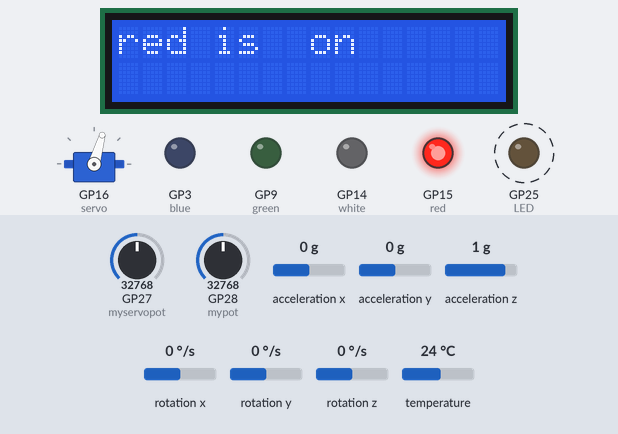
A program run on a simulated Raspberry Pi Pico running MicroPython. On the bench: 16×2 character LCD, servo, output pins drawn as LEDs (lit = HIGH). Dashed ring = blinking. The test bench sets the inputs (shaded band); at power-on: GP28 (mypot) = 32768, GP27 (myservopot) = 32768, acceleration x 0 g, acceleration y 0 g, acceleration z 1 g, rotation x 0 °/s, rotation y 0 °/s, rotation z 0 °/s, temperature 24 °C (analog values on the 0–65535 scale). Servo angles are drawn from the pulse width (0.5 ms = 0°, 2.5 ms = 180°).

Above: at 3.2 s.
3.3 s: GP28 (mypot) set to 31584
At 4.0 s:
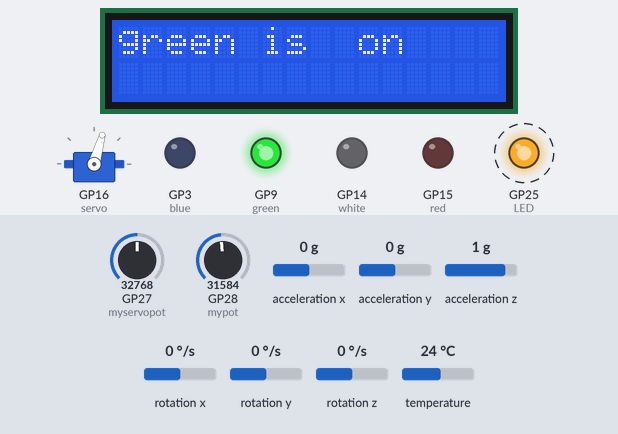
6.3 s: GP28 (mypot) set to 16976
8.1 s: GP28 (mypot) set to 15568
At 9.1 s:
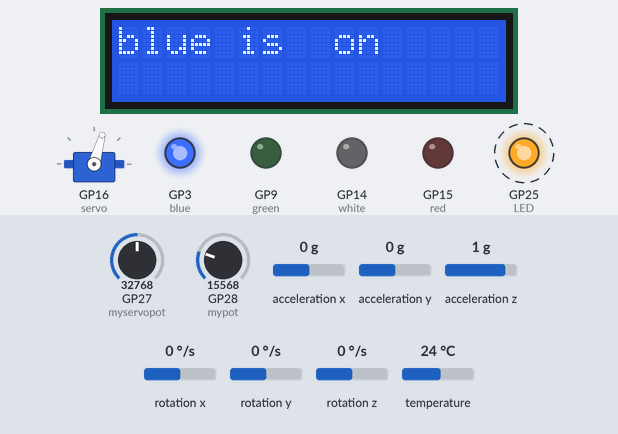
11.1 s: GP28 (mypot) set to 63568
At 12.1 s:
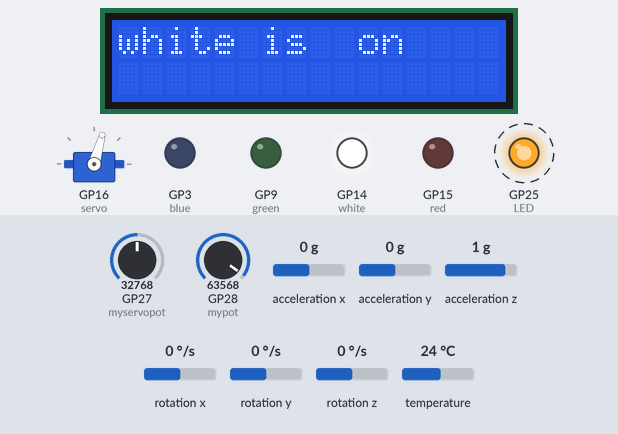
14.1 s: GP27 (myservopot) set to 45874
At 15.2 s:
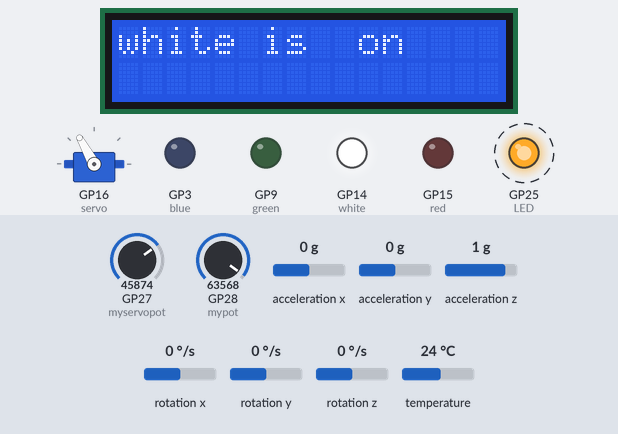
17.1 s: GP27 (myservopot) set to 63568
At 18.3 s:
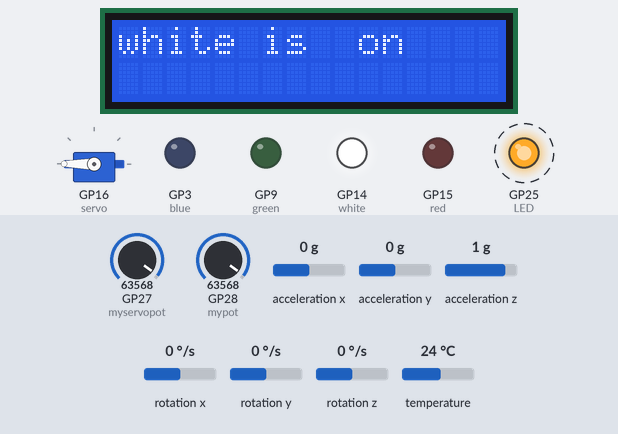
Timing chart, 0 to 21.1 s (numbered marks = the images above; inputs shaded):
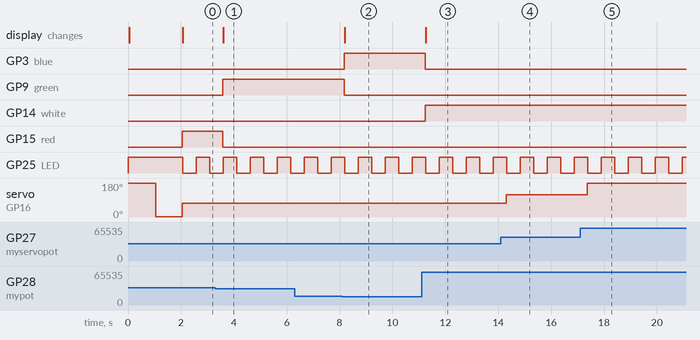

Measured:
- the behaviour switches between 32656 and 32640 on GP28 (mypot) (found by bisection; images 0 and 1)
- the behaviour switches between 16336 and 16320 on GP28 (mypot) (found by bisection; images 1 and 2)
- after the input at 3.3 s, GP9 (green): LOW → HIGH after 0.29 s; GP15 (red): HIGH → LOW after 0.29 s; the display: changes after 0.30 s (image 1)
- after the input at 8.1 s, GP3 (blue): LOW → HIGH after 0.08 s; GP9 (green): HIGH → LOW after 0.08 s; the display: changes after 0.09 s (image 2)
- after the input at 11.1 s, GP3 (blue): HIGH → LOW after 0.14 s; GP14 (white): LOW → HIGH after 0.14 s; the display: changes after 0.16 s (image 3)
- after the input at 14.1 s, servo on GP16 (servo): 74° → 119° after 0.21 s
- after the input at 17.1 s, servo on GP16 (servo): 119° → 180° after 0.27 s
- by itself, GP25 (LED): alternates HIGH for 0.51 s and LOW for 0.51 s

The program:

potentiomiters.py
```python
LED = machine.Pin("LED", machine.Pin.OUT)
LED.on()  #confirms  that the  board is  powered

#importing libs
from imu import MPU6050
from time import sleep
from machine import Pin, I2C,PWM,ADC
from  lcd1602 import LCD
#initialize the lcd
lcd=LCD()
#initialize servo
servo= PWM(Pin(16))
servo.freq(50)

servo.duty_u16(8191)
sleep(1)
servo.duty_u16(1689)

#initialize the  led pins
blue = Pin(3,Pin.OUT)
green = Pin(9,Pin.OUT)
red = Pin(15,Pin.OUT)
white = Pin(14,Pin.OUT)

#initialize the potentometer
potpin=28 #led potentimeter
servopot=27 # servo potentiometer

mypot=ADC(Pin(potpin))
myservopot=ADC(Pin(servopot))
sleep(1)


#initialize the  gyroscope
i2c = I2C(0, sda=Pin(0), scl=Pin(1), freq=400000)
imu = MPU6050(i2c)


lcd.clear()

while True:
    #calibrate the potentiometers
        #led potentiometer
    value=mypot.read_u16()
    myvalue = (100 / 65285) * (int(value) - ((288 * 100) / 65285))
        #servopotentiometer
    servopotvalue=myservopot.read_u16()
    myservopotvalue=(8191/65285)* (int(servopotvalue)-((272*8191)/65285)+1689) # converting  potentometer values  to duty values
    servo.duty_u16(int(myservopotvalue))

    # turn on the led buttons   on turning the potentiometer
    if myvalue >=0 and myvalue <25:
        blue.value(1)
        green.value(0)
        red.value(0)
        white.value(0)
        lcd.write(0,0, "blue is  on"+ "   ")
    elif myvalue >25 and myvalue <=50:
        blue.value(0)
        green.value(1)
        red.value(0)
        white.value(0)
        lcd.write(0,0, "green is  on"+ "   ")
    elif myvalue >50 and myvalue <=75:
        blue.value(0)
        green.value(0)
        red.value(1)
        white.value(0)
        lcd.write(0,0, "red is  on"+ "   ")
    elif myvalue >75 and myvalue <=100:
        blue.value(0)
        green.value(0)
        red.value(0)
        white.value(1)
        lcd.write(0,0, "white is  on"+ "   ")

    LED.toggle()  #turns  the led on board on and off

    ax=round(imu.accel.x,2)
    ay=round(imu.accel.y,2)
    az=round(imu.accel.z,2)
    gx=round(imu.gyro.x)
    gy=round(imu.gyro.y)
    gz=round(imu.gyro.z)
    tem=round(imu.temperature,2)
    #print("ax",ax,"\t","ay",ay,"\t","az",az,"\t","gx",gx,"\t","gy",gy,"\t","gz",gz,"\t","Temperature",tem)

    sleep(0.5)
```
